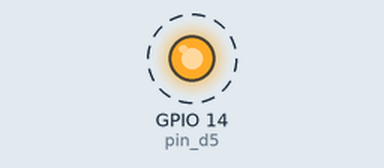
Bench run of a program on a simulated ESP8266 board running MicroPython. On the bench: output pins drawn as LEDs (lit = HIGH). Dashed ring = blinking.

Above: at 0.5 s.
Timing chart, 0 to 4.6 s (numbered marks = the images above):
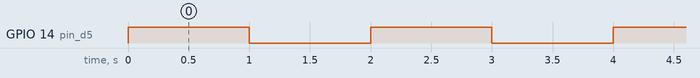

Measured:
- by itself, GPIO 14 (pin_d5): alternates HIGH for 1.0 s and LOW for 1.0 s

The program:

time.py
```python
#http://docs.micropython.org/en/latest/esp8266/esp8266/quickref.html

import machine
import time
pin_d5 = 14
pin = machine.Pin(pin_d5, machine.Pin.OUT, machine.Pin.PULL_UP)
pin.high()

while True:
	pin.high()
	time.sleep(1)
	pin.low()
	time.sleep(1)

machine.PWM(machine.Pin(pin_d5), freq=1000, duty=50)
```
